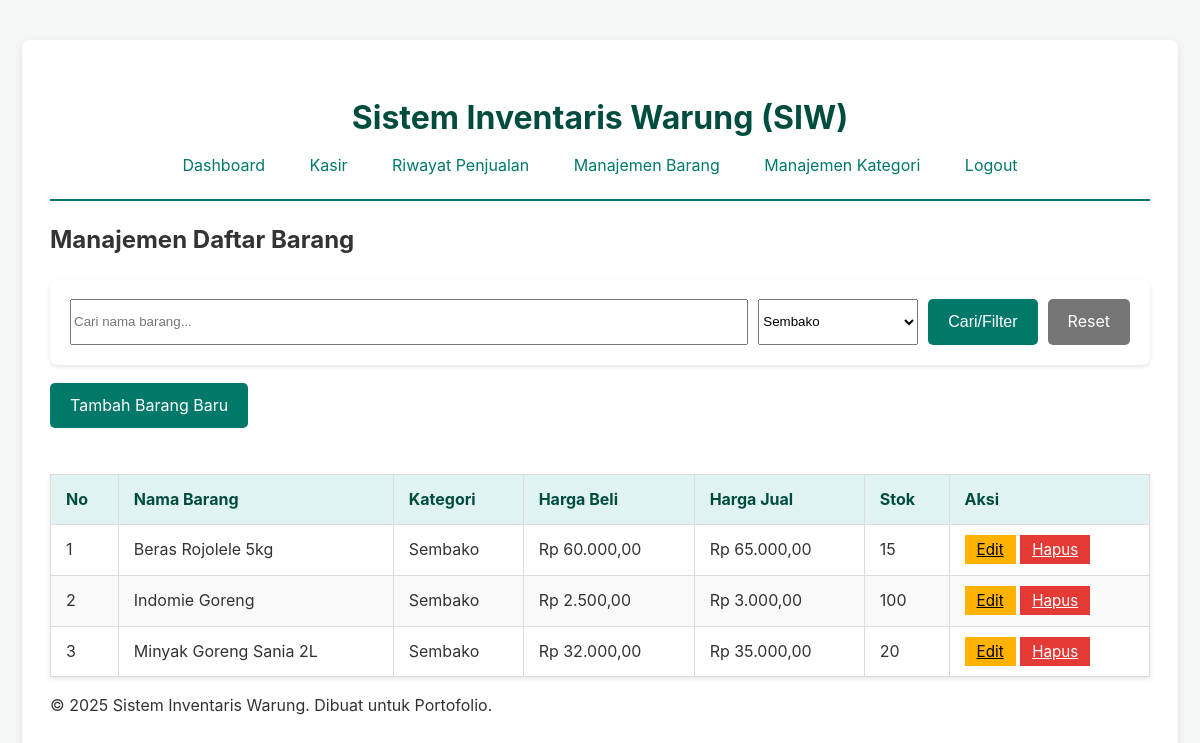
The app's page /public/daftar_barang.php?filter_kategori=3 (signed in) with its own data.
### tables this page shows
CREATE TABLE tabel_barang (
    id_barang INT AUTO_INCREMENT PRIMARY KEY,
    nama_barang VARCHAR(255) NOT NULL,
    id_kategori INT NOT NULL,
    harga_beli DECIMAL(10, 2) NOT NULL,
    harga_jual DECIMAL(10, 2) NOT NULL,
    stok INT NOT NULL,
    is_deleted TINYINT(1) NOT NULL DEFAULT 0,
    FOREIGN KEY (id_kategori) REFERENCES tabel_kategori(id_kategori) ON DELETE RESTRICT ON UPDATE CASCADE
);

CREATE TABLE tabel_kategori (
    id_kategori INT AUTO_INCREMENT PRIMARY KEY,
    nama_kategori VARCHAR(100) NOT NULL
);

### public/daftar_barang.php (the view, shortened to what this page needs)
<?php
require_once '../config/database.php';
require_once 'templates/header.php';
$stmt = $pdo->query("
    SELECT b.id_barang, b.nama_barang, k.nama_kategori, b.harga_beli, b.harga_jual, b.stok
    FROM tabel_barang b
    LEFT JOIN tabel_kategori k ON b.id_kategori = k.id_kategori
    WHERE b.is_deleted = 0
    ORDER BY b.nama_barang ASC
");
$barang_list = $stmt->fetchAll();
$kategori_stmt = $pdo->query("SELECT * FROM tabel_kategori ORDER BY nama_kategori");
$kategori_list = $kategori_stmt->fetchAll(PDO::FETCH_ASSOC);
$search = isset($_GET['search']) ? trim($_GET['search']) : '';
$filter_kategori = isset($_GET['filter_kategori']) ? $_GET['filter_kategori'] : '';
$where = [];
$params = [];
if ($filter_kategori !== '' && is_numeric($filter_kategori)) {
    $where[] = "b.id_kategori = ?";
    $params[] = $filter_kategori;
}
$where[] = "b.is_deleted = 0";
$sql = "
    SELECT b.id_barang, b.nama_barang, k.nama_kategori, b.harga_beli, b.harga_jual, b.stok
    FROM tabel_barang b
    LEFT JOIN tabel_kategori k ON b.id_kategori = k.id_kategori
";
if ($where) {
    $sql .= " WHERE " . implode(' AND ', $where);
}
$sql .= " ORDER BY b.nama_barang ASC";
$stmt = $pdo->prepare($sql);
$stmt->execute($params);
$barang_list = $stmt->fetchAll();
?>
<h2>Manajemen Daftar Barang</h2>
<form method="get" style="margin-bottom:18px; display:flex; gap:10px; flex-wrap:wrap;">
    <input type="text" name="search" placeholder="Cari nama barang..." value="<?php echo htmlspecialchars($search); ?>" style="flex:1; min-width:180px;">
    <select name="filter_kategori" style="min-width:160px;">
        <?php foreach ($kategori_list as $kategori): ?>
            <option value="<?php echo $kategori['id_kategori']; ?>" <?php if ($filter_kategori == $kategori['id_kategori']) echo 'selected'; ?>>
                <?php echo htmlspecialchars($kategori['nama_kategori']); ?>
            </option>
        <?php endforeach; ?>
    </select>
    <button type="submit" class="btn">Cari/Filter</button>
    <a href="daftar_barang.php" class="btn btn-secondary">Reset</a>
</form>
<a href="tambah_barang.php" class="btn">Tambah Barang Baru</a>
<br><br>
<table>
    <thead>
        <tr>
            <th>No</th>
            <th>Nama Barang</th>
            <th>Kategori</th>
            <th>Harga Beli</th>
            <th>Harga Jual</th>
            <th>Stok</th>
            <th>Aksi</th>
        </tr>
    </thead>
    <tbody>
        <?php if (count($barang_list) > 0):?>
            <?php foreach ($barang_list as $index => $barang):?>
                <tr>
                    <td><?php echo $index + 1;?></td>
                    <td><?php echo htmlspecialchars($barang['nama_barang']);?></td>
                    <td><?php echo htmlspecialchars($barang['nama_kategori']);?></td>
                    <td>Rp <?php echo number_format($barang['harga_beli'], 2, ',', '.');?></td>
                    <td>Rp <?php echo number_format($barang['harga_jual'], 2, ',', '.');?></td>
                    <td><?php echo $barang['stok'];?></td>
                    <td>
                        <a href="edit_barang.php?id=<?php echo $barang['id_barang'];?>" class="btn-edit">Edit</a>
                        <a href="barang_handler.php?hapus_id=<?php echo $barang['id_barang'];?>" class="btn-hapus" onclick="return confirm('Apakah Anda yakin ingin menghapus barang ini?');">Hapus</a>
                    </td>
                </tr>
            <?php endforeach;?>
        <?php else:?>
            <tr>
                <td colspan="7">Belum ada data barang.</td>
            </tr>
        <?php endif;?>
    </tbody>
</table>
<?php require_once 'templates/footer.php';?>

### public/style.css (style rules this page uses)
body { font-family: -apple-system, BlinkMacSystemFont, "Segoe UI", Roboto, Helvetica, Arial, sans-serif; line-height: 1.6; background-color: #f4f7f6; color: #333; margin: 0; }
table { width: 100%; border-collapse: collapse; margin-top: 20px; background-color: #fff; box-shadow: 0 2px 4px rgba(0,0,0,0.1); }
th, td { padding: 12px 15px; border: 1px solid #ddd; text-align: left; }
thead th { background-color: #e0f2f1; color: #004d40; font-weight: bold; }
tbody tr:nth-child(even) { background-color: #f9f9f9; }
form { background-color: #fff; padding: 20px; border-radius: 8px; box-shadow: 0 2px 4px rgba(0,0,0,0.1); }
.btn, button { display: inline-block; background-color: #00796b; color: #fff; padding: 10px 20px; border: none; border-radius: 5px; cursor: pointer; text-decoration: none; font-size: 1rem; transition: background 0.2s; }
.btn-secondary { background-color: #757575; color: #fff; }
.btn-edit { background-color: #ffb300; color: #000; padding: 5px 12px; font-size: 0.95rem; }
.btn-hapus { background-color: #e53935; color: #fff; padding: 5px 12px; font-size: 0.95rem; }

### records on screen
tabel_barang: nama_barang "Beras Rojolele 5kg", id_kategori.nama_kategori "Sembako", harga_beli "60.000,00", harga_jual "65.000,00", stok "15"
tabel_barang: nama_barang "Indomie Goreng", id_kategori.nama_kategori "Sembako", harga_beli "2.500,00", harga_jual "3.000,00", stok "100"
tabel_barang: nama_barang "Minyak Goreng Sania 2L", id_kategori.nama_kategori "Sembako", harga_beli "32.000,00", harga_jual "35.000,00", stok "20"

### other values on screen
form field filter_kategori "Sembako"
